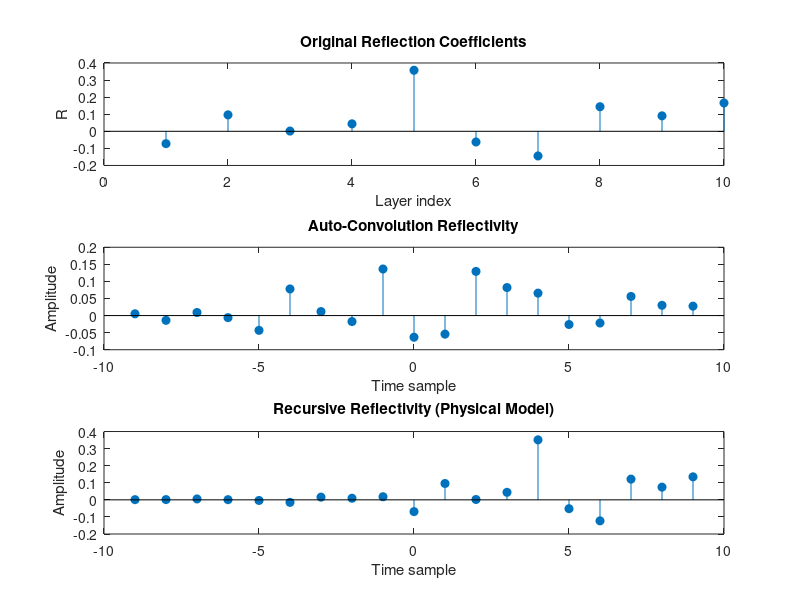
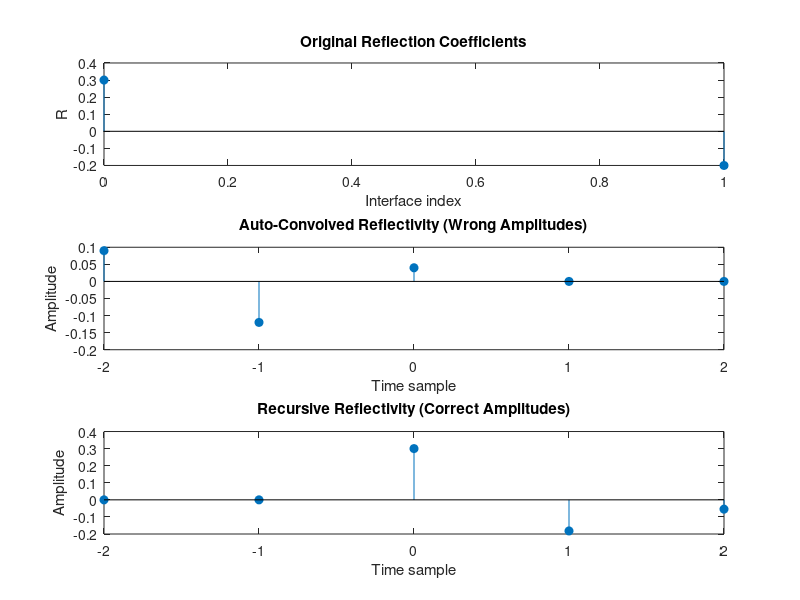

The MATLAB source for these figures, in order: (Note: this script raises an error after producing the figures.)
% Compare auto-convolution vs recursive reflectivity calculation
close all
clear
% Input reflectivity series (interface reflectivities)
N = 10;                          % Number of layers
R = randn(1, N) * 0.1;           % Small reflectivity for stability
T = sqrt(1 - R.^2);              % Transmission coefficients

% --- Method 1: Auto-convolution ---
auto_reflectivity = conv(R, R);  % Length 2N - 1

% --- Method 2: Recursive reflectivity ---
% Initialize impulse response of earth (reflectivity series)
refl_recursive = zeros(1, 2*N - 1);  
refl_recursive(N) = R(1);  % Centered at time 0

% Loop to compute recursive reflectivity including multiples
for i = 2:N
    temp = refl_recursive;
    shift = i - 1;
    new_term = R(i);
    
    % Multiply existing reflectivity with R(i) and T's to simulate multiple reflections
    transmission_product = prod(T(1:i-1))^2;  % T1*T2*...*T_{i-1} squared
    
    % Primary reflection contribution
    refl_recursive(N + shift) = refl_recursive(N + shift) + transmission_product * R(i);
    
    % Add internal multiples (optional for higher accuracy)
    % For educational purposes only, not full wave modeling
    for j = 1:i-1
        refl_recursive(N + shift - 2*j) = refl_recursive(N + shift - 2*j) + ...
            R(i) * (R(j)^2) * transmission_product;
    end
end

% --- Plotting ---
t_auto = -(N-1):(N-1);
t_recur = -(N-1):(N-1);

figure;
subplot(3,1,1);
stem(1:N, R, 'filled');
title('Original Reflection Coefficients');
xlabel('Layer index');
ylabel('R');

subplot(3,1,2);
stem(t_auto, auto_reflectivity, 'filled');
title('Auto-Convolution Reflectivity');
xlabel('Time sample');
ylabel('Amplitude');

subplot(3,1,3);
stem(t_recur, refl_recursive, 'filled');
title('Recursive Reflectivity (Physical Model)');
xlabel('Time sample');
ylabel('Amplitude');



%%
% Reflectivity example: 3-layer model (2 interfaces)
clear; 
%close all; 
%clc;

% Define reflection coefficients at interfaces
R = [0.3, -0.2];  % R1 between Layer 1 & 2, R2 between Layer 2 & 3
T = sqrt(1 - R.^2);  % Transmission coefficients

% Time axis (centered around sample 0)
N = 5;  % Length of output series for plotting
t = -(N-1)/2 : (N-1)/2;

% --- Auto-Convolution Reflectivity ---
R_ext = [R(1), R(2), zeros(1, N-3)];
auto_refl = conv(R_ext, R_ext, "full");  % Numerical auto-convolution

% --- Recursive Reflectivity (physical) ---
% We'll place primaries and first-order multiples manually

phys_refl = zeros(1, N);
mid = ceil(N/2);  % Center index

% Primary reflections
phys_refl(mid) = R(1);            % t = 0
phys_refl(mid+1) = T(1)^2 * R(2); % t = +1 (transmitted R2)

% First-order multiple from R2 bouncing back to R1
phys_refl(mid+2) = R(1) * R(2) * T(1)^2;  % t = +2

% --- Plotting ---
figure;

subplot(3,1,1);
stem([0 1], R, 'filled');
title('Original Reflection Coefficients');
xlabel('Interface index');
ylabel('R');

subplot(3,1,2);
stem(t, auto_refl(1:length(t)), 'filled');
title('Auto-Convolved Reflectivity (Wrong Amplitudes)');
xlabel('Time sample');
ylabel('Amplitude');

subplot(3,1,3);
stem(t, phys_refl, 'filled');
title('Recursive Reflectivity (Correct Amplitudes)');
xlabel('Time sample');
ylabel('Amplitude');

sgtitle('Comparison of Auto-Convolution vs Recursive Reflectivity (3-Layer Model)');
